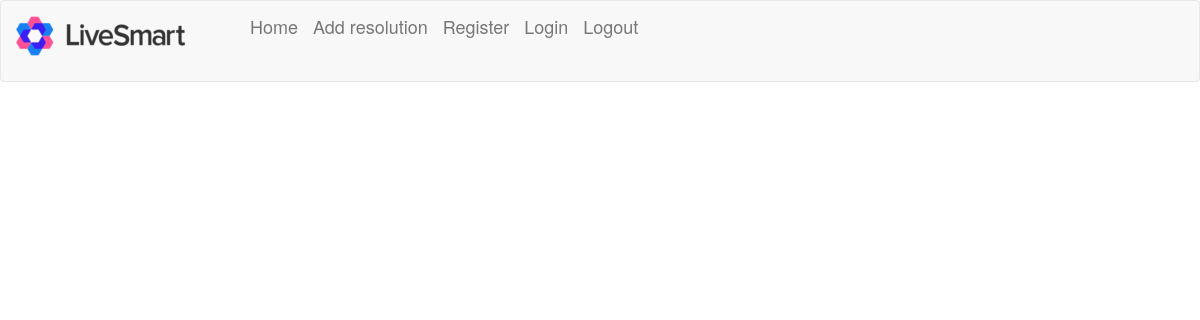
The app's page /resolution/2/, older data.
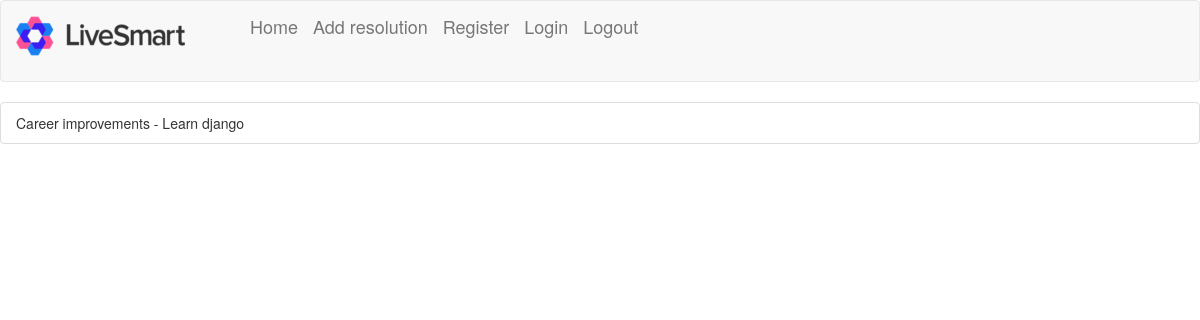
The same page, newer data.
### resolution/models.py (models this page shows, shortened)
class notes(models.Model):
    yourresolution = models.ForeignKey(YourResolutions, on_delete=models.CASCADE)
    note_title = models.CharField(max_length=500)
    note_content = models.CharField(max_length=5000)

### resolution/views.py (the view)
# urls.py: path('<pk>/', views.DetailView.as_view(), name="detail"),
class DetailView(generic.DetailView):
    model = YourResolutions
    template_name = 'resolution/detail.html'

### resolution/templates/resolution/detail.html (shortened to what this page needs)
{% extends 'resolution/base.html' %}
{% block body %}
<ul class="list-group">
  {% for res in yourresolutions.notes_set.all %}
        <li class="list-group-item">{{ res.note_title }} - {{ res.note_content }}</li>
  {% endfor %}
</ul>
{% endblock %}

Row changes from the older to the newer data that the page shows:
now on this page (row edited): notes: note_title "Career improvements", note_content "Learn django"
